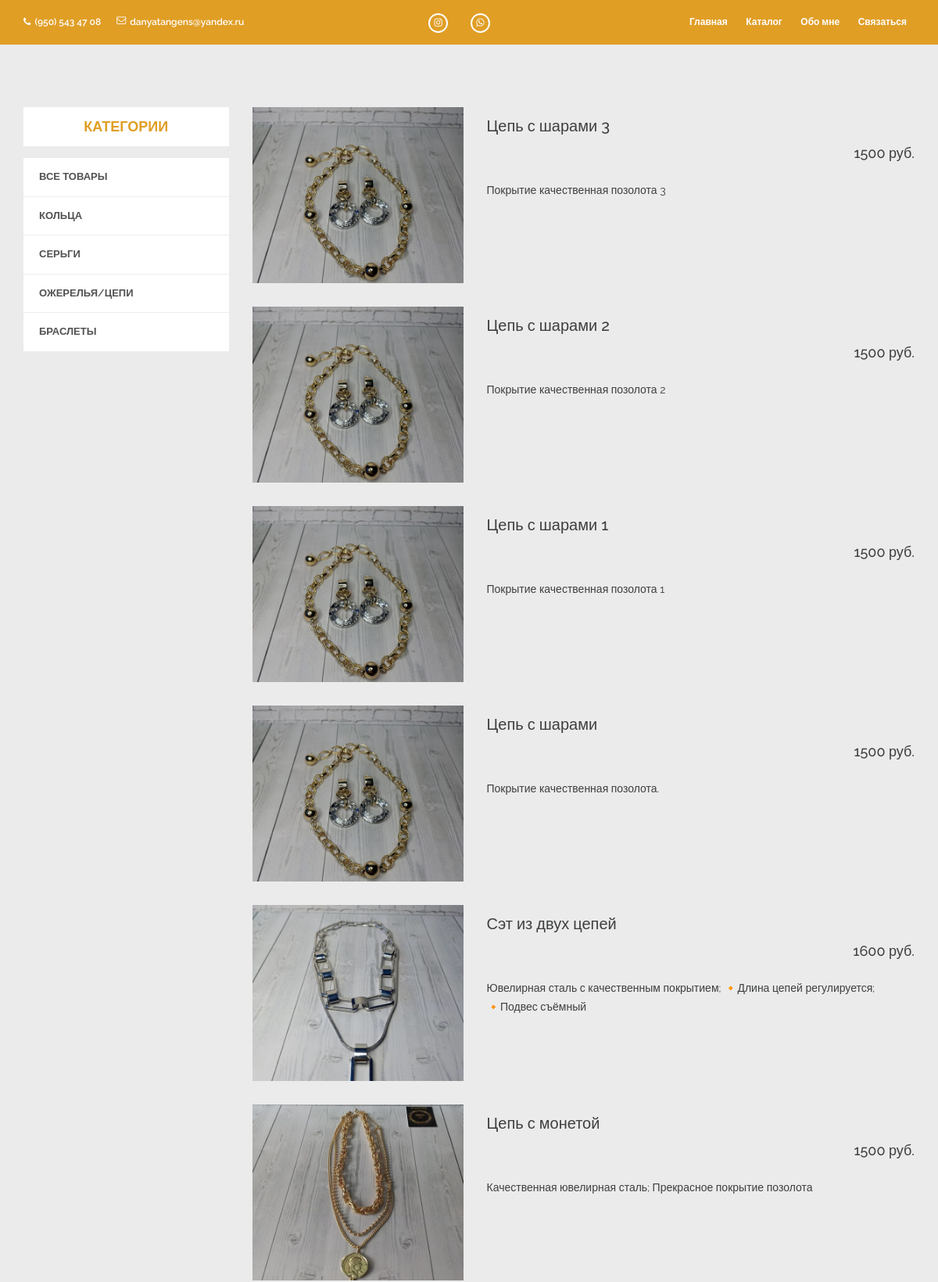
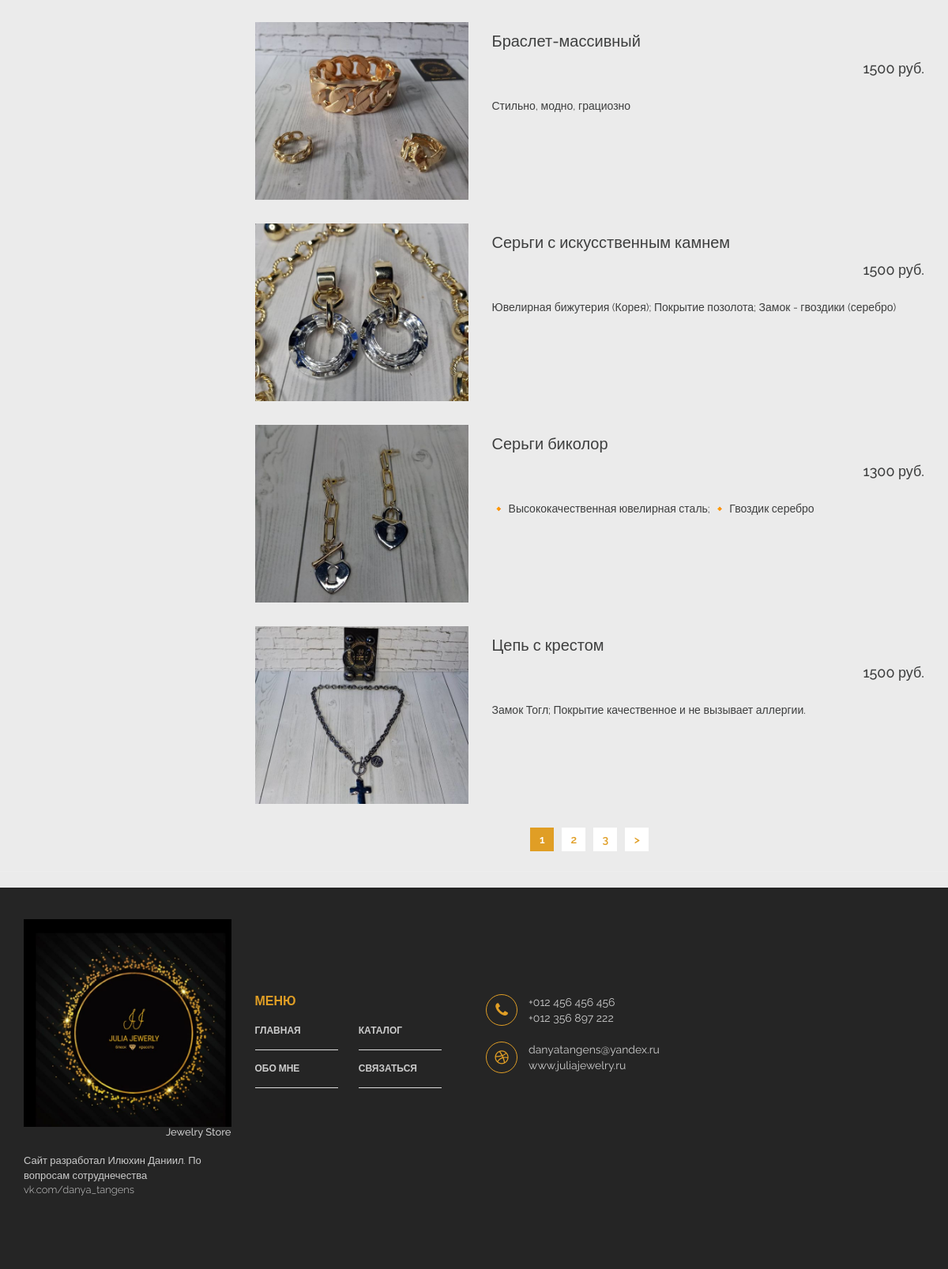
/catalog, run on the app's committed database (2 pictures, top to bottom).
### tables this page shows
CREATE TABLE `products` (
  `id` int(11) NOT NULL,
  `name` text NOT NULL,
  `description` text NOT NULL,
  `price` decimal(10,0) NOT NULL,
  `category` int(11) NOT NULL
);

### application/controllers/MainController.php (called while the page is built, shortened)
<?php
class MainController extends Controller {
	public function catalogAction(){
		$pagination = new Pagination($this->route, $this->model->postsCount());
		$vars = [
			'pagination' => $pagination->get(),
			'list' => $this->model->fullProductsList($this->route),
		];
		$this->view->render('Каталог', $vars);
	}
}

### index.php (called while the page is built, shortened)
<?php
spl_autoload_register(function($class) {
    $path = str_replace('\\', '/', $class.'.php');
});
$router = new Router;
$router->run();

### application/lib/Db.php (called while the page is built, shortened)
<?php
class Db {
	protected $db;
	public function __construct() {
		$config = require 'application/config/db.php';
		$this->db = new PDO('mysql:host='.$config['host'].';dbname='.$config['name'].'', $config['user'], $config['password']);
	}
	public function query($sql, $params = []) {
		$stmt = $this->db->prepare($sql);
		if (!empty($params)) {
			foreach ($params as $key => $val) {
				if (is_int($val)) {
					$type = PDO::PARAM_INT;
				} else {
					$type = PDO::PARAM_STR;
				}
				$stmt->bindValue(':'.$key, $val, $type);
			}
		}
		$stmt->execute();
		return $stmt;
	}
	public function row($sql, $params = []) {
		$result = $this->query($sql, $params);
		return $result->fetchAll(PDO::FETCH_ASSOC);
	}
	public function column($sql, $params = []) {
		$result = $this->query($sql, $params);
		return $result->fetchColumn();
	}
}

### application/config/db.php (called while the page is built)
<?php
return [
	'host' => 'localhost',
	'name' => 'juliajewerli_db',
	'user' => 'root',
	'password' => 'root',
];

### application/models/Main.php (called while the page is built, shortened)
<?php
class Main extends Model {
	public function postsCount() {
		return $this->db->column('SELECT COUNT(id) FROM products');
	}
	public function fullProductsList($route) {
		$max = 10;
		$params = [
			'max' => $max,
			'start' => ((($route['page'] ?? 1) - 1) * $max),
		];
		return $this->db->row('SELECT * FROM products ORDER BY id DESC LIMIT :start, :max', $params);
	}
}

### application/core/Controller.php (called while the page is built, shortened)
<?php
abstract class Controller {
	public function __construct($route) {
		$this->route = $route;
		$this->model = $this->loadModel($route['controller']);
	}
	public function loadModel($name) {
		$path = 'application\models\\'.ucfirst($name);
		if (class_exists($path)) {
			return new $path;
		}
	}
}

### application/core/Model.php (called while the page is built, shortened)
<?php
abstract class Model {
	public function __construct() {
		$this->db = new Db;
	}
}

### application/views/main/catalog.php (the view)
<div class="shop-product-area section fix">
	<div class="container">
		<div class="row">
			<div class="col-md-3">
				<div class="shop-sidebar fix">
					<div class="sin-shop-sidebar shop-category">
						<h2>Категории</h2>
						<ul>
							<li><a href="/catalog">Все товары</a></li>
							<li><a href="/catalog/rings">Кольца</a></li>
							<li><a href="/catalog/earrings">Серьги</a></li>
							<li><a href="/catalog/necklaces">Ожерелья/цепи</a></li>
							<li><a href="/catalog/bracelets">Браслеты</a></li>
						</ul>
					</div>
				</div>
			</div>
			<div class="col-md-9">
				<div class="row">
				<?php if (empty($list)): ?>
                <p>Пока товаров в категории "Цепи/ожерелья" не имеются.</p>
            	<?php else: ?>
					<div class="shop-products">
						<?php foreach ($list as $val): ?>
						<div class="single-list-product col-sm-12">
							<div class="list-pro-image">
								<a href="/post/<?php echo $val['id']; ?>">
									<img src="/public/materials/<?php echo $val['id']; ?>.jpg" alt="" />
								</a>
							</div>
							<div class="list-pro-des fix">
								<a class="pro-name" href="/post/<?php echo $val['id']; ?>"><?php echo htmlspecialchars($val['name'], ENT_QUOTES); ?></a>
								<h4 class="list-pro-price"><span class="new"><?php echo htmlspecialchars($val['price'], ENT_QUOTES); ?> руб.</span></h4>
								<p><?php echo htmlspecialchars($val['description'], ENT_QUOTES); ?></p>
							</div>
						</div>
						<?php endforeach; ?>
						<div class="pagination">
							<?php echo $pagination;	?>
						</div>
					</div>
					<?php endif; ?>
				</div>
			</div>
		</div>
	</div>
</div>

### public/styles/style.css (style rules this page uses)
* { margin:0;padding:0; }
body { background: #ebebeb none repeat scroll 0 0; color: #3e3f3f; font-family: "Raleway",sans-serif; }
h1, h2, h3, h4, h5, h6, p { margin:0; }
a { color: #3e3f3f; -webkit-transition: all 0.3s ease 0s; -o-transition: all 0.3s ease 0s; transition: all 0.3s ease 0s; }
a, a:hover { text-decoration: none; }
ul { list-style: none; }
img { max-width:100%; }
.fix { overflow:hidden; }
.section { padding: 80px 0; }
.pro-name { float: left; margin-bottom: 10px; width: 100%; }
.shop-product-area { padding-bottom: 0; }
.pagination { border-radius: 0; clear: both; display: block; margin-bottom: 0; text-align: center; width: 100%; }
.single-list-product { margin-bottom: 30px; }
.list-pro-image { float: left; margin-right: 30px; width: 270px; }
.list-pro-image a { display: block; position: relative; }
.list-pro-image a::before { background: #e09e25 none repeat scroll 0 0; content: ""; height: 100%; left: 0; opacity: 0; position: absolute; top: 0; -webkit-transition: all 0.3s ease 0s; -o-transition: all 0.3s ease 0s; transition: all 0.3s ease 0s; width: 100%; z-index: 99; }
.list-pro-des .pro-name { display: block; float: none; font-size: 20px; font-weight: 500; margin-bottom: 10px; margin-top: 10px; }
.list-pro-des p { clear: both; font-size: 14px; line-height: 24px; margin-bottom: 20px; }
.list-pro-price { float: right; margin-bottom: 25px; }
.sin-shop-sidebar { margin-bottom: 30px; }
.sin-shop-sidebar h2 { background: #fff none repeat scroll 0 0; color: #e09e25; font-size: 18px; font-weight: 700; margin-bottom: 15px; padding: 15px 20px; text-align: center; text-transform: uppercase; }
.sin-shop-sidebar ul { background: #fff none repeat scroll 0 0; margin: 0; padding: 0; }
.sin-shop-sidebar ul li { border-bottom: 1px solid #eee; }
.sin-shop-sidebar ul li a { color: #515151; display: block; font-size: 13px; font-weight: 600; padding: 15px 20px; text-transform: uppercase; }

### data on the page
products: name "Цепь с шарами 3", price "1500", description "Покрытие качественная позолота 3"
products: name "Цепь с шарами 2", price "1500", description "Покрытие качественная позолота 2"
products: name "Цепь с шарами 1", price "1500", description "Покрытие качественная позолота 1"
products: name "Цепь с шарами", price "1500", description "Покрытие качественная позолота."
products: shows a picture, name "Сэт из двух цепей", price "1600", description "Ювелирная сталь с качественным покрытием; 🔸️Длина цепей регулируется; 🔸️Подвес съёмный"
products: shows a picture, name "Цепь с монетой", price "1500", description "Качественная ювелирная сталь; Прекрасное покрытие позолота"
products: shows a picture, name "Браслет-массивный", price "1500", description "Стильно, модно, грациозно"
products: shows a picture, name "Серьги с искусственным камнем", price "1500", description "Ювелирная бижутерия (Корея); Покрытие позолота; Замок - гвоздики (серебро)"
products: shows a picture, name "Серьги биколор", price "1300", description "🔸️ Высококачественная ювелирная сталь; 🔸️ Гвоздик серебро"
products: shows a picture, name "Цепь с крестом", price "1500", description "Замок Тогл; Покрытие качественное и не вызывает аллергии."

### other printed values
$text "2"
$text "3"
$text ">"
